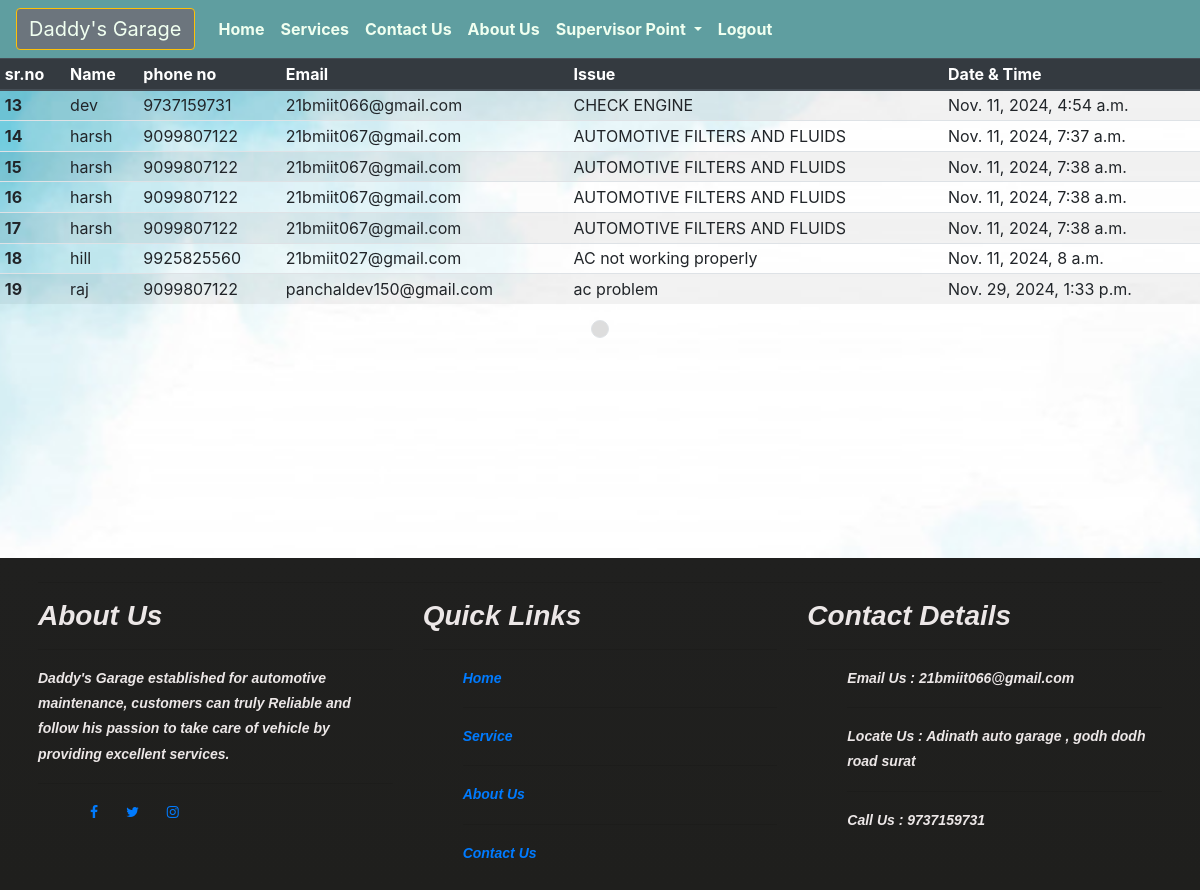
Page /contactview (signed in) on the committed database.
### bus/models.py (models this page shows, shortened)
class Contact(models.Model):
    msg_id = models.AutoField(primary_key=True)
    name = models.CharField(max_length=30)
    email = models.CharField(max_length=20)
    phone = models.CharField(max_length=13)
    desc = models.CharField(max_length=500)
    mdate = models.DateTimeField(default=now)

### bus/views.py (the view)
# urls.py: path("contactview",views.viewcontact,name="contactview"),
def viewcontact(request):
    user = request.user
    if user.is_staff:
        con = Contact.objects.all()
        paginator = Paginator(con,10)
        page_number = request.GET.get('page')
        page_obj =paginator.get_page(page_number)
        return render(request,'contactview.html',{'con':page_obj})
    else :
        return HttpResponse(404)

### templates/contactview.html (shortened to what this page needs)
{% extends 'base.html' %}
{% block body %}
<div class="parallax" style='background-image :url("static/images/table.jpg");'>
<div>
<table class="table table-responsive-lg table-sm  table-responsive-md table-hover table-striped">
  <thead class="thead-dark">
    <tr>
      <th scope="col">sr.no</th>
      <th scope="col">Name</th>
      <th scope="col">phone no</th>
      <th scope="col">Email</th>
      <th scope="col">Issue</th>
      <th scope="col">Date & Time</th>
    </tr>
  </thead>
  <tbody>
  {% for con in con %}
    <tr>
      <th scope="row">{{con.msg_id}}</th>
      <td >{{con.name}}</td>
      <td>{{con.phone}}</td>
      <td class="text-break">{{con.email}}</td>
      <td class="text-break" >{{con.desc}}</td>
      <td >{{con.mdate}}</td>
    </tr>
    {% endfor %}
     </tbody>
</table>
<nav aria-label="Page navigation">
  <ul class="pagination justify-content-center">
    <div class="page-link round px-md-2">
    <li><a href="?page={{detail.number}}">{{detail.number}}</a></li></div>
  </ul>
</nav>
</div>
</div>
{% endblock %}

### templates/base.html (style rules this page uses)
body { width: 100%; height: 80%; }
.parallax { min-height: 500px; background-attachment: fixed; background-position: center; background-repeat: no-repeat; background-size: cover; }

### templates/contactview.html (style rules this page uses)
.page-link { background-color: #ddd; color: black; }
.round { border-radius: 50%; }

### rows in the picture
Contact: msg_id "13", name "dev", phone "9737159731", email "21bmiit066@gmail.com", desc "CHECK ENGINE", mdate "Nov. 11, 2024, 4:54 a.m."
Contact: msg_id "14", name "harsh", phone "9099807122", email "21bmiit067@gmail.com", desc "AUTOMOTIVE FILTERS AND FLUIDS", mdate "Nov. 11, 2024, 7:37 a.m."
Contact: msg_id "15", name "harsh", phone "9099807122", email "21bmiit067@gmail.com", desc "AUTOMOTIVE FILTERS AND FLUIDS", mdate "Nov. 11, 2024, 7:38 a.m."
Contact: msg_id "16", name "harsh", phone "9099807122", email "21bmiit067@gmail.com", desc "AUTOMOTIVE FILTERS AND FLUIDS", mdate "Nov. 11, 2024, 7:38 a.m."
Contact: msg_id "17", name "harsh", phone "9099807122", email "21bmiit067@gmail.com", desc "AUTOMOTIVE FILTERS AND FLUIDS", mdate "Nov. 11, 2024, 7:38 a.m."
Contact: msg_id "18", name "hill", phone "9925825560", email "21bmiit027@gmail.com", desc "AC not working properly", mdate "Nov. 11, 2024, 8 a.m."
Contact: msg_id "19", name "raj", phone "9099807122", email "panchaldev150@gmail.com", desc "ac problem", mdate "Nov. 29, 2024, 1:33 p.m."
